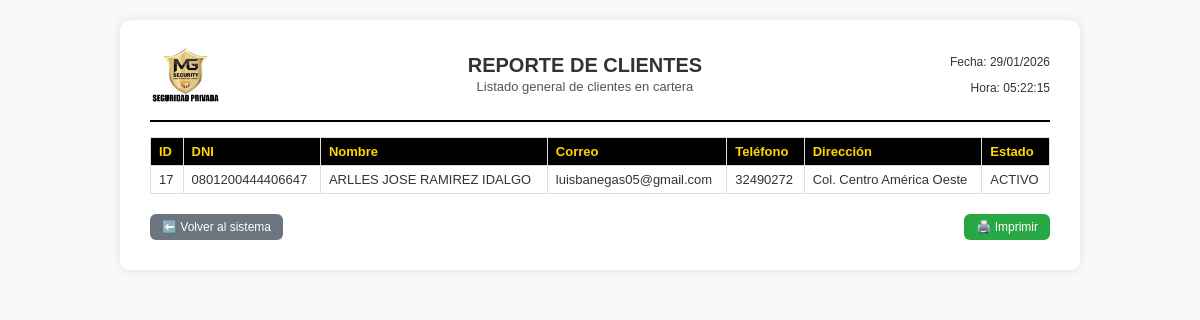
Screenshot of /modulos/reporte_clientes.php (signed in) with the database file from the repository.
### tables this page shows
CREATE TABLE `tbl_ms_clientes` (
  `id` int(11) NOT NULL,
  `nombre` varchar(80) NOT NULL,
  `identidad` varchar(20) DEFAULT NULL,
  `correo` varchar(100) DEFAULT NULL,
  `telefono` varchar(15) DEFAULT NULL,
  `direccion` varchar(120) NOT NULL,
  `estado` enum('ACTIVO','INACTIVO') DEFAULT 'ACTIVO'
);

### modulos/reporte_clientes.php (the view, shortened to what this page needs)
<?php
include("../conexion.php");
$tipo   = $_GET['tipo']   ?? 'general';
$filtro = trim($_GET['filtro'] ?? '');
$sql = "SELECT id, nombre, identidad, correo, telefono, direccion, estado
        FROM tbl_ms_clientes";
$sql .= " ORDER BY nombre ASC";
$stmt = $conexion->prepare($sql);
$stmt->execute();
$result = $stmt->get_result();
$fecha = date("d/m/Y");
$hora  = date("H:i:s");
?>
<!DOCTYPE html>
<html lang="es">
<head>
</head>
<body>
<div class="reporte-container">
  <div class="reporte-encabezado">
    <img src="../imagenes/logo.jpeg" alt="Logo">
    <div class="reporte-titulo">
      <h2>REPORTE DE CLIENTES</h2>
      <?php if ($tipo === 'filtro' && $filtro !== ''): ?>
        <p>Resultado de búsqueda: <strong><?= htmlspecialchars($filtro) ?></strong></p>
      <?php else: ?>
        <p>Listado general de clientes en cartera</p>
      <?php endif; ?>
    </div>
    <div class="reporte-fecha">
      <p>Fecha: <?= $fecha ?></p>
      <p>Hora: <?= $hora ?></p>
    </div>
  </div>
  <?php if ($result && $result->num_rows > 0): ?>
    <table>
      <thead>
        <tr>
          <th>ID</th>
          <th>DNI</th>
          <th>Nombre</th>
          <th>Correo</th>
          <th>Teléfono</th>
          <th>Dirección</th>
          <th>Estado</th>
        </tr>
      </thead>
      <tbody>
        <?php while ($row = $result->fetch_assoc()): ?>
          <tr>
            <td><?= $row['id'] ?></td>
            <td><?= htmlspecialchars($row['identidad']) ?></td>
            <td><?= htmlspecialchars($row['nombre']) ?></td>
            <td><?= htmlspecialchars($row['correo']) ?></td>
            <td><?= htmlspecialchars($row['telefono']) ?></td>
            <td><?= htmlspecialchars($row['direccion']) ?></td>
            <td><?= htmlspecialchars($row['estado']) ?></td>
          </tr>
        <?php endwhile; ?>
      </tbody>
    </table>
  <?php else: ?>
    <div class="sin-datos">
      No se encontraron clientes para este criterio.
    </div>
  <?php endif; ?>
  <div class="reporte-footer">
    <a class="btn-volver" href="../menu.php?modulo=Clientes">⬅️ Volver al sistema</a>
    <button class="btn-imprimir" onclick="window.print()">🖨️ Imprimir</button>
  </div>
</div>
</body>
</html>

### modulos/reporte_clientes.php (style rules this page uses)
body { font-family: Arial, sans-serif; background: #f8f9fa; color: #333; margin: 0; padding: 20px; }
.reporte-container { max-width: 900px; margin: 0 auto; background: #fff; border-radius: 10px; box-shadow: 0 0 10px rgba(0,0,0,0.1); padding: 20px 30px 30px 30px; }
.reporte-encabezado { display: flex; justify-content: space-between; align-items: center; border-bottom: 2px solid #000; padding-bottom: 10px; margin-bottom: 15px; }
.reporte-encabezado img { width: 70px; height: 70px; object-fit: contain; border-radius: 8px; }
.reporte-titulo { text-align: center; flex: 1; }
.reporte-titulo h2 { margin: 0; font-size: 20px; }
.reporte-titulo p { margin: 2px 0; font-size: 13px; color: #555; }
.reporte-fecha { font-size: 12px; text-align: right; }
table { width: 100%; border-collapse: collapse; margin-top: 10px; font-size: 13px; }
th, td { border: 1px solid #ddd; padding: 6px 8px; text-align: left; }
thead { background: #000; color: #FFD700; }
.reporte-footer { margin-top: 20px; display: flex; justify-content: space-between; align-items: center; font-size: 12px; }
.reporte-footer button, .reporte-footer a { padding: 6px 12px; border-radius: 6px; border: none; cursor: pointer; font-size: 12px; text-decoration: none; display: inline-block; }
.btn-volver { background: #6c757d; color: #fff; }
.btn-imprimir { background: #28a745; color: #fff; }

### rows the page displays
tbl_ms_clientes: id "17", identidad "0801200444406647", nombre "ARLLES JOSE RAMIREZ IDALGO", correo "luisbanegas05@gmail.com", telefono "32490272", direccion "Col. Centro América Oeste", estado "ACTIVO"
